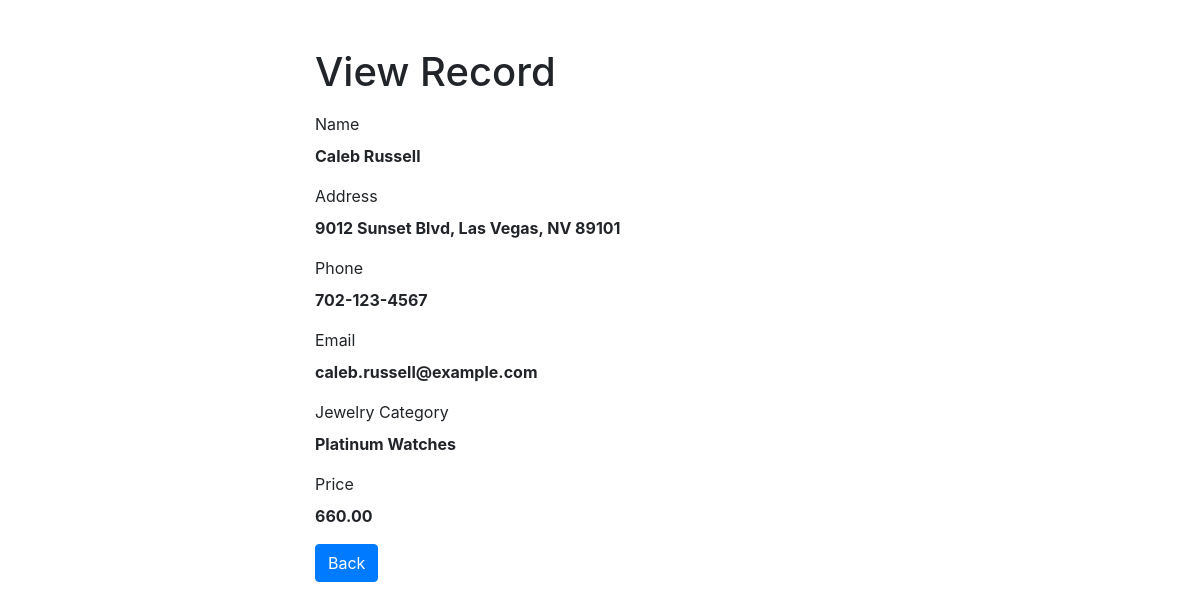
Page /read.php?id=4 on the committed database.
### tables this page shows
CREATE TABLE `customers` (
  `id` int(11) NOT NULL,
  `name` varchar(100) NOT NULL,
  `phone` varchar(20) NOT NULL,
  `address` text NOT NULL,
  `email` varchar(100) NOT NULL,
  `jewelry_category` varchar(50) NOT NULL,
  `price` decimal(10,2) NOT NULL
);

### read.php (the view, shortened to what this page needs)
<?php
if (isset($_GET["id"]) && !empty(trim($_GET["id"]))) {
    require_once "config.php";
    $sql = "SELECT * FROM customers WHERE id = ?";
    if ($stmt = mysqli_prepare($link, $sql)) {
        mysqli_stmt_bind_param($stmt, "i", $param_id);
        if (mysqli_stmt_execute($stmt)) {
            $result = mysqli_stmt_get_result($stmt);
            if (mysqli_num_rows($result) == 1) {
                $row = mysqli_fetch_array($result, MYSQLI_ASSOC);
                $name = $row["name"];
                $address = $row["address"];
                $phone = $row["phone"];
                $email = $row["email"];
                $jewelry_category = $row["jewelry_category"];
                $price = $row["price"];
            } else {
                header("location: error.php");
                exit();
            }
        } else {
            echo "Oops! Something went wrong. Please try again later.";
        }
    }
} else {
    header("location: error.php");
    exit();
}
?>
<!DOCTYPE html>
<html lang="en">
<head>
    <link rel="stylesheet" href="https://stackpath.bootstrapcdn.com/bootstrap/4.5.2/css/bootstrap.min.css">
</head>
<body>
    <div class="wrapper">
        <div class="container-fluid">
            <div class="row">
                <div class="col-md-12">
                    <h1 class="mt-5 mb-3">View Record</h1>
                    <div class="form-group">
                        <label>Name</label>
                        <p><b><?php echo htmlspecialchars($name); ?></b></p>
                    </div>
                    <div class="form-group">
                        <label>Address</label>
                        <p><b><?php echo htmlspecialchars($address); ?></b></p>
                    </div>
                    <div class="form-group">
                        <label>Phone</label>
                        <p><b><?php echo htmlspecialchars($phone); ?></b></p>
                    </div>
                    <div class="form-group">
                        <label>Email</label>
                        <p><b><?php echo htmlspecialchars($email); ?></b></p>
                    </div>
                    <div class="form-group">
                        <label>Jewelry Category</label>
                        <p><b><?php echo htmlspecialchars($jewelry_category); ?></b></p>
                    </div>
                    <div class="form-group">
                        <label>Price</label>
                        <p><b><?php echo htmlspecialchars($price); ?></b></p>
                    </div>
                    <p><a href="index.php" class="btn btn-primary">Back</a></p>
                </div>
            </div>
        </div>
    </div>
</body>
</html>

### read.php (style rules this page uses)
.wrapper { width: 600px; margin: 0 auto; }

### rows in the picture
customers: name "Caleb Russell", address "9012 Sunset Blvd, Las Vegas, NV 89101", phone "702-123-4567", email "caleb.russell@example.com", jewelry_category "Platinum Watches", price "660.00"
